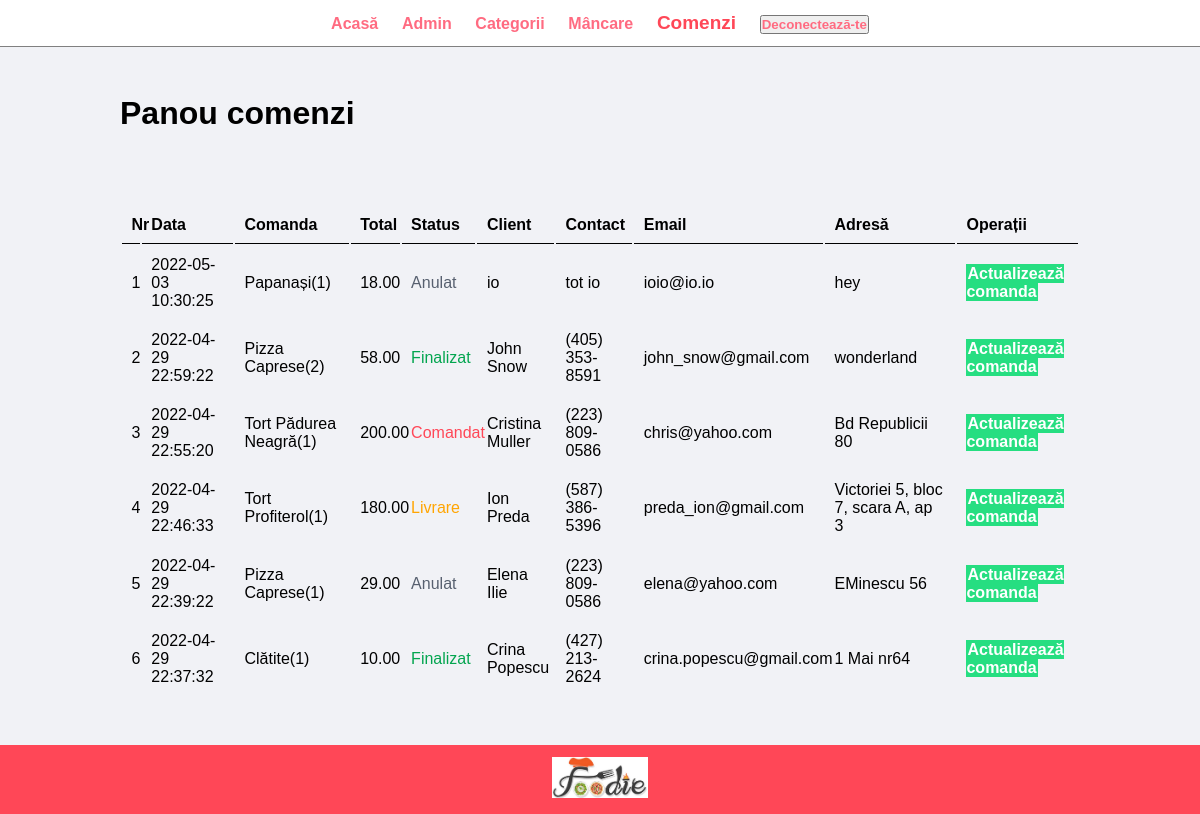
The page /admin/manage-order.php (signed in) on the database its author committed.
### tables this page shows
CREATE TABLE IF NOT EXISTS `order` (
  `id` int(10) unsigned NOT NULL auto_increment,
  `food` varchar(150) NOT NULL,
  `price` decimal(10,2) NOT NULL,
  `quantity` int(11) NOT NULL,
  `total` decimal(10,2) NOT NULL,
  `order_date` datetime NOT NULL,
  `status` varchar(50) NOT NULL,
  `customer_name` varchar(150) NOT NULL,
  `customer_contact` varchar(20) NOT NULL,
  `customer_email` varchar(150) NOT NULL,
  `customer_address` varchar(255) NOT NULL,
  PRIMARY KEY  (`id`)
);

### admin/manage-order.php (the view, shortened to what this page needs)
<?php include('partials/menu.php'); ?>
<div class="main-content">
    <div class="wrapper">
        <h1>Panou comenzi</h1>
        <br>
        <br><br><br>
        <table class="tbl-full">
            <tr>
                <th>Nr</th>
                <th>Data</th>
                <th>Comanda</th>
                <th>Total</th>
                <th>Status</th>
                <th>Client</th>
                <th>Contact</th>
                <th>Email</th>
                <th>Adresă</th>
                <th>Operații</th>
            </tr>
            <?php
                $sql = "SELECT * FROM `order` ORDER BY order_date desc";
                $result = mysqli_query($connection, $sql);
                $nr = 1;
                if($result==TRUE)
                {
                    $cnt = mysqli_num_rows($result);
                    if($cnt > 0)
                        {
                            while($rows=mysqli_fetch_assoc($result))
                            {
                                $id = $rows['id'];
                                $food = $rows['food'];
                                $quantity = $rows['quantity'];
                                $total = $rows['total'];
                                $order_date = $rows['order_date'];
                                $status = $rows['status'];
                                $customer_name = $rows['customer_name'];
                                $customer_contact = $rows['customer_contact'];
                                $customer_email = $rows['customer_email'];
                                $customer_address = $rows['customer_address'];
                                ?>
                                <tr>
                                    <td><?php echo $nr++; ?></td>
                                    <td><?php echo $order_date; ?></td>
                                    <td><?php echo $food; ?>(<?php echo$quantity; ?>)</td>
                                    <td><?php echo $total; ?></td>
                                    <?php
                                        if($status=="Comandat")
                                        {
                                            ?>
                                                <td style="color: #ff4757"><?php echo $status; ?></td>
                                            <?php
                                        }
                                        else if($status=="Livrare")
                                        {
                                            ?>
                                                <td style="color: #ffa502"><?php echo $status; ?></td>
                                            <?php
                                        }
                                        else if($status=="Finalizat")
                                        {
                                            ?>
                                                <td style="color: #03a54f"><?php echo $status; ?></td>
                                            <?php
                                        }
                                        else if($status=="Anulat")
                                        {
                                            ?>
                                                <td style="color: #57606f"><?php echo $status; ?></td>
                                            <?php
                                        }
                                    ?>
                                    <td><?php echo $customer_name; ?></td>
                                    <td><?php echo $customer_contact; ?></td>
                                    <td><?php echo $customer_email; ?></td>
                                    <td><?php echo $customer_address; ?></td>
                                    <td><a href="<?php echo HOME;?>admin/update-order.php?id=<?php echo $id;?>"
                                            class="btn-green">Actualizează comanda</a></td>
                                </tr>
                                <?php
                            }
                    }
                }
            ?>
        </table>
    </div>
</div>
<?php include('partials/footer.php'); ?>

### css/admin.css (style rules this page uses)
* { margin: 0; padding: 0; font-family: Arial, Helvetica, sans-serif; }
.wrapper { padding: 1%; width: 80%; margin: 0 auto; }
.tbl-full { width: 100%; }
table tr th { border-bottom: 1px solid black; padding: 1%; text-align: left; }
table tr td { padding: 1%; }
.btn-green { background-color: #26de81; padding: 1%; color: white; font-weight: bold; text-decoration: none; }
.main-content { background-color: #f1f2f6; padding: 3% 0; height: 70%; overflow: auto; }

### rows shown on the page
order: order_date "2022-05-03 10:30:25", food "Papanași", quantity "1", total "18.00", status "Anulat", customer_name "io", customer_contact "tot io", customer_email "ioio@io.io", customer_address "hey"
order: order_date "2022-04-29 22:59:22", food "Pizza Caprese", quantity "2", total "58.00", status "Finalizat", customer_name "John Snow", customer_contact "(405) 353-8591", customer_email "john_snow@gmail.com", customer_address "wonderland"
order: order_date "2022-04-29 22:55:20", food "Tort Pădurea Neagră", quantity "1", total "200.00", status "Comandat", customer_name "Cristina Muller", customer_contact "(223) 809-0586", customer_email "chris@yahoo.com", customer_address "Bd Republicii 80"
order: order_date "2022-04-29 22:46:33", food "Tort Profiterol", quantity "1", total "180.00", status "Livrare", customer_name "Ion Preda", customer_contact "(587) 386-5396", customer_email "preda_ion@gmail.com", customer_address "Victoriei 5, bloc 7, scara A, ap 3"
order: order_date "2022-04-29 22:39:22", food "Pizza Caprese", quantity "1", total "29.00", status "Anulat", customer_name "Elena Ilie", customer_contact "(223) 809-0586", customer_email "elena@yahoo.com", customer_address "EMinescu 56"
order: order_date "2022-04-29 22:37:32", food "Clătite", quantity "1", total "10.00", status "Finalizat", customer_name "Crina Popescu", customer_contact "(427) 213-2624", customer_email "crina.popescu@gmail.com", customer_address "1 Mai nr64"
